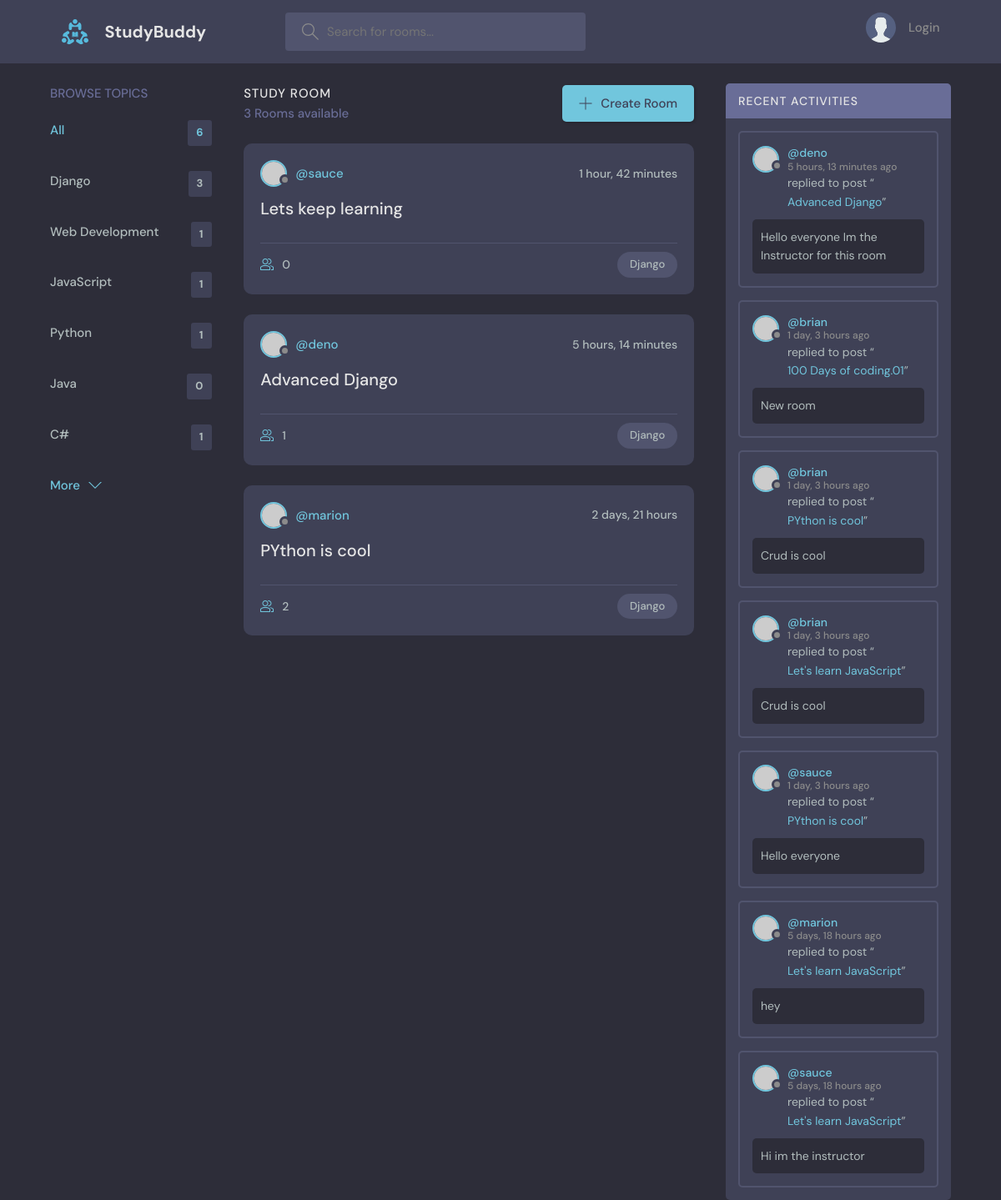
Screenshot of /?q=Django with the database file from the repository.
### base/models.py (models this page shows, shortened)
class Topic(models.Model):
  name=models.CharField(max_length=200)
  class Meta:
    verbose_name="Topic"
    verbose_name_plural="Topics"

class Rooms(models.Model):
  host=models.ForeignKey(User,on_delete=models.CASCADE,null=True)
  topic=models.ForeignKey('Topic',on_delete=models.SET_NULL,null=True)
  name=models.CharField(max_length=200)
  description=models.TextField(null=True,blank=True)
  participants=models.ManyToManyField(User,related_name='participants',blank=True)
  created=models.DateTimeField(auto_now_add=True)
  updated=models.DateTimeField(auto_now=True)
  class Meta:
    ordering=['-updated','-created']
    verbose_name="Room"
    verbose_name_plural="Rooms"
    db_table="Room Table"
  def __str__(self):
    return self.name

class Messages(models.Model):
  user=models.ForeignKey(User,on_delete=models.CASCADE,null=True)
  room=models.ForeignKey(Rooms,on_delete=models.CASCADE)
  body=models.TextField()
  updated=models.DateTimeField(auto_now_add=True)
  created=models.DateTimeField(auto_now=True)
  class Meta:
    verbose_name="Message"
    verbose_name_plural="Messages"
    ordering=['-updated','-created']

### base/views.py (the view)
# urls.py: path('',views.home, name='home'),
def home(request):
  q=request.GET.get('q') if request.GET.get('q') != None else ''
  rooms=models.Rooms.objects.filter(
    Q(topic__name__icontains=q) |
    Q(name__icontains=q) |
    Q(host__username__icontains=q)
    )
  room_messages=models.Messages.objects.all()
  topics=models.Topic.objects.all()
  room_count=rooms.count()
  context={
    'rooms':rooms,
    'topics':topics,
    'room_count':room_count ,
    'room_messages':room_messages
           }
  return render(request, 'base/home.html', context)

### base/templates/base/home.html (shortened to what this page needs)
{% extends 'main.html' %}
{% block content %}
    <main class="layout layout--3">
      <div class="container">
        {% include 'base/browse_topics_component.html'%}
        <div class="roomList">
          <div class="roomList__header">
            <div>
              <h2>Study Room</h2>
              <p>{{room_count}} Rooms available</p>
            </div>
            <a class="btn btn--main" href="{% url 'createroom' %}">
              <svg version="1.1" xmlns="http://www.w3.org/2000/svg" width="32" height="32" viewBox="0 0 32 32">
                <title>add</title>
                <path
                  d="M16.943 0.943h-1.885v14.115h-14.115v1.885h14.115v14.115h1.885v-14.115h14.115v-1.885h-14.115v-14.115z"
                ></path>
              </svg>
              Create Room
            </a>
          </div>
          {%include 'base/rooms_component.html'%}
        </div>
        {% include 'base/activity_component.html'%}
      </div>
    </main>
{% endblock content %}

### base/templates/base/browse_topics_component.html
<div class="topics">
  <div class="topics__header">
    <h2>Browse Topics</h2>
  </div>
  <ul class="topics__list">
    <li>
      <a href="{% url 'home'%}" class="active">All <span>{{topics.count}}</span></a>
    </li>
    {% for topic in topics %}
    <li>
      <a href="{% url 'home' %}?q={{topic.name}}">{{topic.name}} <span>{{topic.rooms_set.all.count}}</span></a>
    </li>
    {% endfor %}
  </ul>
  <a class="btn btn--link" href="topics.html">
    More
    <svg version="1.1" xmlns="http://www.w3.org/2000/svg" width="32" height="32" viewBox="0 0 32 32">
      <title>chevron-down</title>
      <path d="M16 21l-13-13h-3l16 16 16-16h-3l-13 13z"></path>
    </svg>
  </a>
</div>

### base/templates/base/rooms_component.html (shortened to what this page needs)
{% for room in rooms %}
<div class="roomListRoom">
  <div class="roomListRoom__header">
    <a href="{% url 'user-profile' room.host.id %}" class="roomListRoom__author">
      <div class="avatar avatar--small">
        <img src="https://randomuser.me/api/portraits/women/11.jpg" />
      </div>
      <span>@{{room.host.username}}</span>
    </a>
    <div class="roomListRoom__actions">
      <span>{{room.created|timesince}}</span>
    </div>
  </div>
  <div class="roomListRoom__content">
    <a href="{% url 'room' room.id %}">{{room.name}}</a>
  </div>
  <div class="roomListRoom__meta">
    <a href="{% url 'room' room.id %}"class="roomListRoom__joined">
      {{room.participants.all.count}}
    </a>
    <p class="roomListRoom__topic">{{room.topic.name}}</p>
  </div>
</div>
{% endfor %}

### base/templates/base/activity_component.html (shortened to what this page needs)
<div class="activities">
          <div class="activities__header">
            <h2>Recent Activities</h2>
          </div>
          {% for message in room_messages %}
          <div class="activities__box">
            <div class="activities__boxHeader roomListRoom__header">
              <a href="{%url 'user-profile' message.user.id %}" class="roomListRoom__author">
                <div class="avatar avatar--small">
                  <img src="https://randomuser.me/api/portraits/women/11.jpg" />
                </div>
                <p>
                  @{{ message.user }}
                  <span>{{message.created|timesince}} ago</span>
                </p>
              </a>
            </div>
            <div class="activities__boxContent">
              <p>replied to post “<a href="{% url 'room' message.room.id %}">{{message.room}}</a>”</p>
              <div class="activities__boxRoomContent">
                {{message.body}}
              </div>
            </div>
          </div>
          {% endfor %}
        </div>

### rows the page displays
Topic: name "Django", rooms_set.all.count "3"
Topic: name "Web Development", rooms_set.all.count "1"
Topic: name "JavaScript", rooms_set.all.count "1"
Topic: name "Python", rooms_set.all.count "1"
Topic: name "Java", rooms_set.all.count "0"
Topic: name "C#", rooms_set.all.count "1"
Rooms: host.username "sauce", created "1 hour, 42 minutes", name "Lets keep learning", participants.all.count "0", topic.name "Django"
Rooms: host.username "deno", created "5 hours, 14 minutes", name "Advanced Django", participants.all.count "1", topic.name "Django"
Rooms: host.username "marion", created "2 days, 21 hours", name "PYthon is cool", participants.all.count "2", topic.name "Django"
Messages: user "deno", created "5 hours, 13 minutes", room "Advanced Django", body "Hello everyone Im the Instructor for this room"
Messages: user "brian", created "1 day, 3 hours", room "100 Days of coding.01", body "New room"
Messages: user "brian", created "1 day, 3 hours", room "PYthon is cool", body "Crud is cool"
Messages: user "brian", created "1 day, 3 hours", room "Let's learn JavaScript", body "Crud is cool"
Messages: user "sauce", created "1 day, 3 hours", room "PYthon is cool", body "Hello everyone"
Messages: user "marion", created "5 days, 18 hours", room "Let's learn JavaScript", body "hey"
Messages: user "sauce", created "5 days, 18 hours", room "Let's learn JavaScript", body "Hi im the instructor"

### other values shown
{{ topics.count }} "6"
{{ room_count }} "3"
